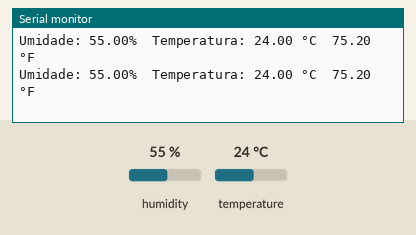
Recording of a sketch running on a simulated Arduino Uno, built with avr-gcc and run on an emulated ATmega328P. On the bench: the last lines printed to the serial monitor. The test bench sets the inputs (shaded band); at power-on: humidity 55 %, temperature 24 °C.

Above: at 4.8 s.
4.9 s: humidity set to 22 %
At 7.2 s:
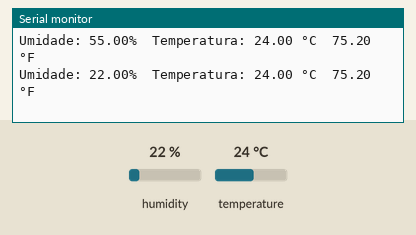
7.9 s: temperature set to 12 °C
At 9.0 s:
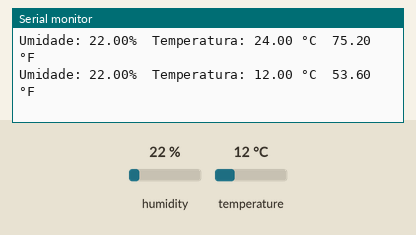
10.9 s: humidity set to 40 %
At 12.5 s:
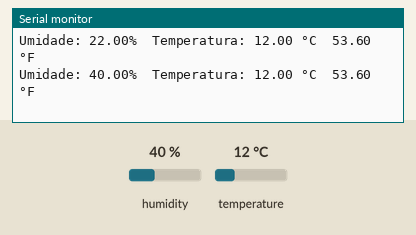
Timing chart, 0 to 14.0 s (numbered marks = the images above; inputs shaded):
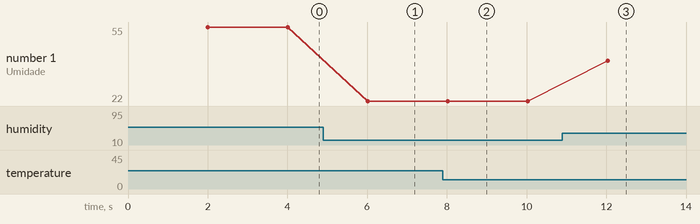

Measured:
- after the input at 4.9 s, the serial monitor: prints a new line after 1.1 s (image 1)
- after the input at 7.9 s, the serial monitor: prints a new line after 0.13 s (image 2)
- after the input at 10.9 s, the serial monitor: prints a new line after 1.1 s (image 3)
- plotted number 1: 55 → 22 after the input at 4.9 s, 22 → 40 after the input at 10.9 s

The sketch:

DHT_22.ino
```cpp
#include <DHT.h> //Inclui a biblioteca DHT
#define DHTPIN 13 //Define o pino do sensor
#define DHTTYPE DHT22 //Define o tipo do sensor

DHT dht(DHTPIN, DHTTYPE); //Inicializa o sensor

void setup() {
  Serial.begin(9600); //Inicia a comunicação serial
  dht.begin(); //Inicia o sensor
}

void loop() {
  delay(2000); //Espera 2 segundos para a leitura
  float humidity = dht.readHumidity(); //Lê a umidade
  float temperature = dht.readTemperature(); //Lê a temperatura em Celsius
  float f = dht.readTemperature(true); //Lê a temperatura em Fahrenheit

  if (isnan(humidity) || isnan(temperature) || isnan(f)) { //Verifica se há leituras inválidas
    Serial.println("Falha ao ler o sensor DHT22!");
    return;
  }

  Serial.print("Umidade: ");
  Serial.print(humidity);
  Serial.print("%\t");
  Serial.print("Temperatura: ");
  Serial.print(temperature);
  Serial.print(" °C\t");
  Serial.print(f);
  Serial.println(" °F");
}
```
